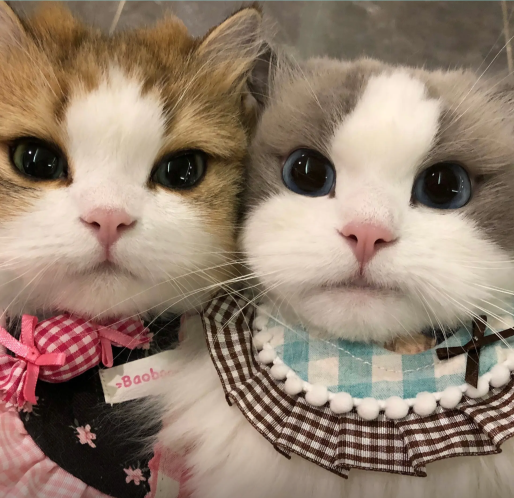
#> input picture hash/image1.png, 1028 x 995 px (shown at 1/2 size)
$ python phash_debug.py image1.png comparison_image3_vs_image4.png
#> lines starting #> are read from the running program, lines starting #| are printed output that depends on the picture
import argparse
import os
from dataclasses import dataclass
from typing import Optional, Tuple

import numpy as np
from PIL import Image, ImageOps, ImageFilter

# 优先使用 scipy 的 DCT；没有则退到 OpenCV；都没有则报错
_dct_backend = None
try:
    from scipy.fftpack import dct as _scipy_dct
    def dct2(a: np.ndarray) -> np.ndarray:
        return _scipy_dct(_scipy_dct(a, axis=0, norm="ortho"), axis=1, norm="ortho")
    _dct_backend = "scipy"
except Exception:
    try:
        import cv2  # type: ignore
        def dct2(a: np.ndarray) -> np.ndarray:
            return cv2.dct(a.astype(np.float32))
        _dct_backend = "opencv"
    except Exception:
        raise RuntimeError("需要 scipy 或 opencv 任一库来计算 DCT。请安装 scipy 或 opencv-python")

@dataclass
class PHashDebug:
    img_path: str
    backend: str
    img_size: int
    hash_size: int
    gray_32: np.ndarray             # (img_size, img_size)
    dct_full: np.ndarray            # (img_size, img_size)
    lowfreq: np.ndarray             # (hash_size, hash_size)
    median: float
    bits: np.ndarray                # (hash_size, hash_size) uint8
    hash_int: int
    hash_hex: str

def _center_crop_to_square(pil_img: Image.Image) -> Image.Image:
    w, h = pil_img.size
    if w == h:
        return pil_img
    side = min(w, h)
    left = (w - side) // 2
    top = (h - side) // 2
    return pil_img.crop((left, top, left + side, top + side))

def _pack_bits_row_major(bits: np.ndarray) -> int:
    h = 0
    for r in range(bits.shape[0]):
        row = bits[r]
        for c in range(bits.shape[1]):
            h = (h << 1) | int(row[c])
    return h

def phash_debug(image_path: str,
                img_size: int = 32,
                hash_size: int = 8,
                exclude_dc_for_threshold: bool = True,
                border_trim: float = 0.0,
                gaussian_blur: float = 0.0) -> PHashDebug:
    # 1) 读图 + EXIF 方向矫正 + 灰度 + 方形中心裁剪 + 缩放
    img = Image.open(image_path)
    img = ImageOps.exif_transpose(img).convert("L")
    img = _center_crop_to_square(img)

    # 可选：按比例裁边（各方向裁掉相同百分比），在缩放之前进行
    if border_trim and border_trim > 0.0:
        w, h = img.size
        trim = int(min(w, h) * float(border_trim))
        if trim > 0 and (w - 2 * trim) > 0 and (h - 2 * trim) > 0:
            img = img.crop((trim, trim, w - trim, h - trim))

    # 可选：轻度高斯模糊，减弱噪声/伪影
    if gaussian_blur and gaussian_blur > 0.0:
        img = img.filter(ImageFilter.GaussianBlur(radius=float(gaussian_blur)))

    img = img.resize((img_size, img_size), Image.BICUBIC)

    gray = np.asarray(img, dtype=np.float32)  # 0..255

    # 2) 2D DCT (正交)
    C = dct2(gray)

    # 3) 取左上角低频块 (hash_size x hash_size)
    low = C[:hash_size, :hash_size].copy()

    # 4) 计算中位数阈值（通常排除 DC）
    if exclude_dc_for_threshold and hash_size >= 2:
        mask = np.ones_like(low, dtype=bool)
        mask[0, 0] = False
        med = float(np.median(low[mask]))
    else:
        med = float(np.median(low))

    # 5) 二值化（严格 > 中位数 记 1）
    bits = (low > med).astype(np.uint8)

    # 6) 行优先打包为 64 位整数（或更长）
    h_int = _pack_bits_row_major(bits)
    width_bits = hash_size * hash_size
    h_hex = "0x{:0{}x}".format(h_int, (width_bits + 3) // 4)

    return PHashDebug(
        img_path=image_path,
        backend=_dct_backend,
        img_size=img_size,
        hash_size=hash_size,
        gray_32=gray,
        dct_full=C,
        lowfreq=low,
        median=med,
        bits=bits,
        hash_int=h_int,
        hash_hex=h_hex,
    )

def hamming_distance(a: int, b: int) -> int:
    x = a ^ b
    # 兼容老版本 Python（无 int.bit_count）
    try:
        return x.bit_count()  # type: ignore[attr-defined]
    except Exception:
        return bin(x).count("1")

def _print_debug(res: PHashDebug, stream, max_show: int = 8) -> None:
    print(f"图像: {res.img_path}", file=stream)
    print(f"DCT 后端: {res.backend}", file=stream)
    print(f"工作尺寸: {res.img_size}x{res.img_size}, 哈希低频块: {res.hash_size}x{res.hash_size}", file=stream)
    np.set_printoptions(precision=2, suppress=True, linewidth=140)

    print("\n[灰度矩阵（左上 8x8 展示）]", file=stream)
    print("说明: 单通道亮度值，范围约 0-255。", file=stream)
    print(res.gray_32[:max_show, :max_show], file=stream)

    print("\n[DCT 全系数（左上 8x8 展示）]", file=stream)
    print("说明: 将空间域转换到频率域，左上为低频（整体结构），右下为高频（细节/噪声）。", file=stream)
    print(res.dct_full[:max_show, :max_show], file=stream)

    print("\n[低频块（用于生成哈希）]", file=stream)
    print("说明: 仅取左上低频子块，pHash 利用其稳定性。", file=stream)
    print(res.lowfreq, file=stream)

    print(f"\n[中位数阈值（计算时排除 DC）]: {res.median:.6f}", file=stream)
    print("说明: 用中位数做阈值，较抗极端值和亮度偏置。", file=stream)

    print("\n[二值矩阵（系数 > 中位数 记 1，否则 0）]", file=stream)
    print(res.bits, file=stream)

    print(f"\n哈希（十六进制）: {res.hash_hex}", file=stream)
    print("-" * 60, file=stream)

def main():
    parser = argparse.ArgumentParser(description="pHash debug with step-by-step printing and comparison")
    parser.add_argument("image1", type=str, help="path to first image")
    parser.add_argument("image2", type=str, help="path to second image")
    parser.add_argument("--img-size", type=int, default=32, help="resize dimension (default 32)")
    parser.add_argument("--hash-size", type=int, default=8, help="low-frequency block size (default 8)")
    parser.add_argument("--include-dc-in-threshold", action="store_true",
                        help="include DC coefficient when computing median threshold (default: exclude)")
    parser.add_argument("--border-trim", type=float, default=0.0,
                        help="按比例裁掉四边（如 0.05 表示裁 5%），在缩放前进行")
    parser.add_argument("--gaussian-blur", type=float, default=0.0,
                        help="缩放前应用高斯模糊半径（如 0.8），0 表示不应用")
    parser.add_argument("--out", type=str, default=None,
                        help="输出文件路径（不指定则用 'phash_debug_<img1>_vs_<img2>.txt'）")
    args = parser.parse_args()

    res1 = phash_debug(
        args.image1,
        img_size=args.img_size,
        hash_size=args.hash_size,
        exclude_dc_for_threshold=not args.include_dc_in_threshold,
        border_trim=args.border_trim,
        gaussian_blur=args.gaussian_blur,
    )
#> in phash_debug, img is the input picture: PIL image 1028x995 RGB; mean R, G, B 147.4, 127.3, 110.7
#> in phash_debug, `img = ImageOps.exif_transpose(img).convert("L")`:
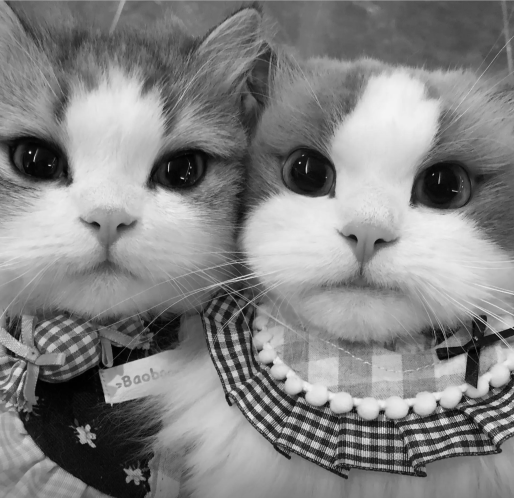
#> img: PIL image 1028x995 L (shown at 1/2 size); min 0, max 254, mean 131.4
#> in _center_crop_to_square, `return pil_img.crop((left, top, left + side, top + side))`:
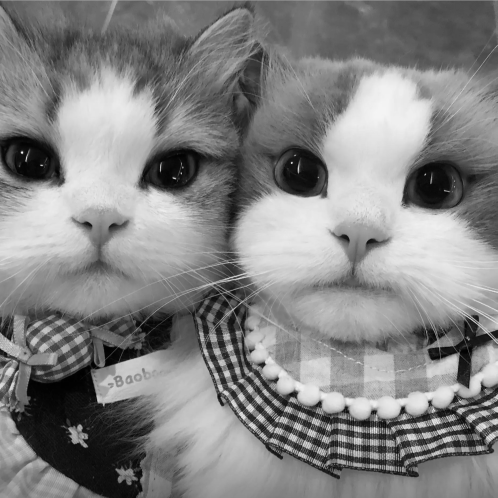
#> returned value: PIL image 995x995 L (shown at 1/2 size); min 0, max 254, mean 131.3
#> in dct2, `return _scipy_dct(_scipy_dct(a, axis=0, norm="ortho"), axis=1, norm="o..`:
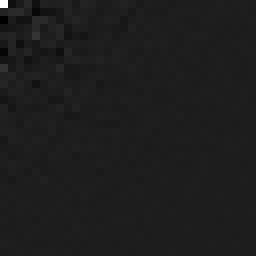
#> returned value: shape (32, 32) float32 (shown 8 times larger); min -551.4, max 4200.7, mean 3.3; drawn with min black and max white
#> in phash_debug, `med = float(np.median(low[mask]))`: med = -15.65
#> the loop in _pack_bits_row_major, `for r in range(bits.shape[0]):` made 8 passes
#> row on passes 1 to 8: [1, 0, 0, 1, 0, 1, 1, 1], [1, 1, 1, 1, 0, 0, 0, 0], [0, 1, 0, 0, 1, 1, 1, 0], [0, 0, 0, 1, 1, 0, 1, 1], [1, 1, 0, 1, 1, 1, 1, 1], [0, 1, 0, 0, 0, 1, 1, 0], [0, 1, 1, 1, 0, 0, 0, 0], [0, 0, 1, 0, 0, 1, 0, 0]
#> after the loop in _pack_bits_row_major, `for r in range(bits.shape[0]):`: h = 10948336575754694692
#> in phash_debug, `h_hex = "0x{:0{}x}".format(h_int, (width_bits + 3) // 4)`: h_hex = '0x97f04e1bdf467024'
    res2 = phash_debug(
        args.image2,
        img_size=args.img_size,
        hash_size=args.hash_size,
        exclude_dc_for_threshold=not args.include_dc_in_threshold,
        border_trim=args.border_trim,
        gaussian_blur=args.gaussian_blur,
    )
#> call 2 of phash_debug, with image_path = 'comparison_image3_vs_image4.png', img_size = 32, hash_size = 8, exclude_dc_for_threshold = True, border_trim = 0, gaussian_blur = 0
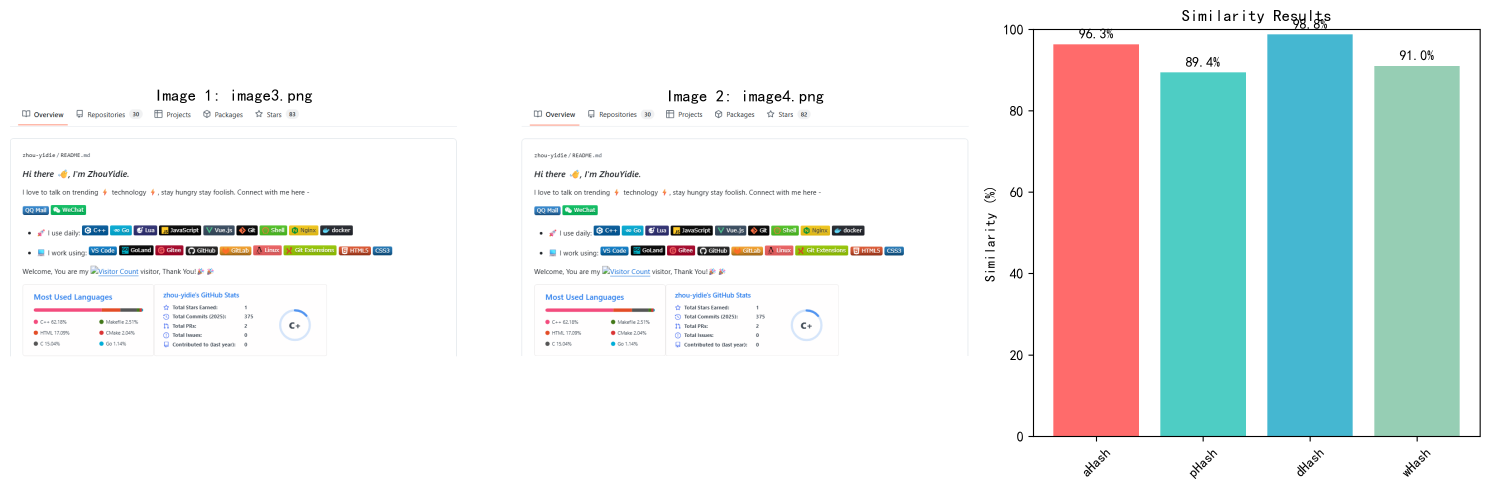
#> input picture hash/comparison_image3_vs_image4.png, 4470 x 1466 px (shown at 1/3 size)
#> in phash_debug, img is the input picture: PIL image 4470x1466 RGBA; mean R, G, B, A 228.8, 235.3, 234.8, 255
#> in phash_debug (call 2), `img = ImageOps.exif_transpose(img).convert("L")`:
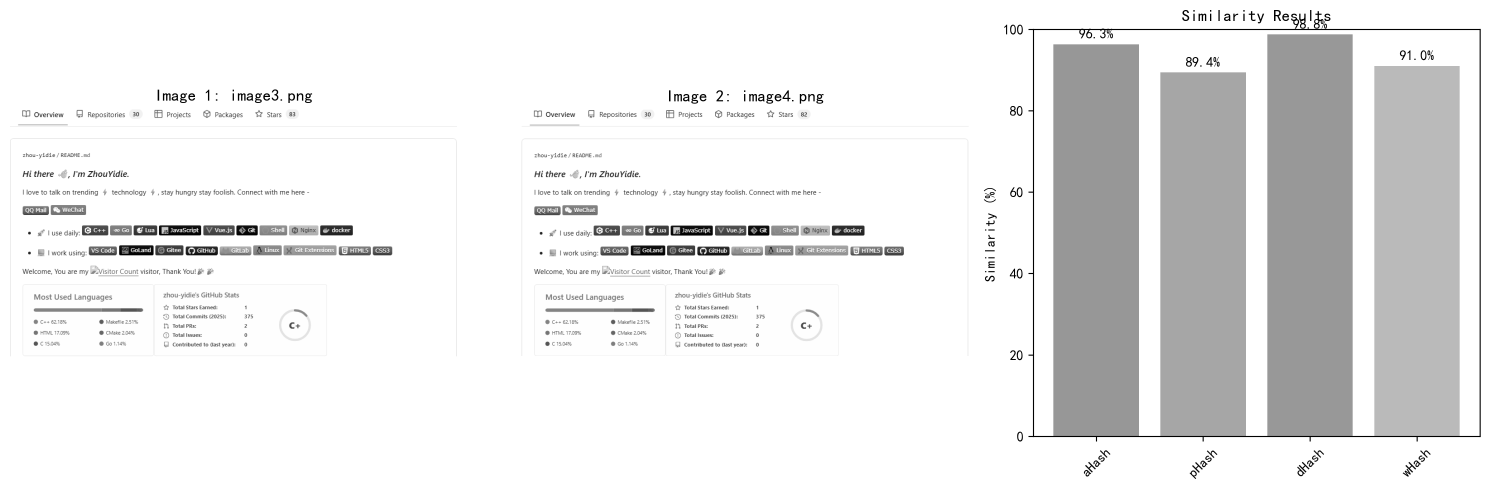
#> img: PIL image 4470x1466 L (shown at 1/3 size); min 0, max 255, mean 233.2
#> in _center_crop_to_square (call 2), `return pil_img.crop((left, top, left + side, top + side))`:
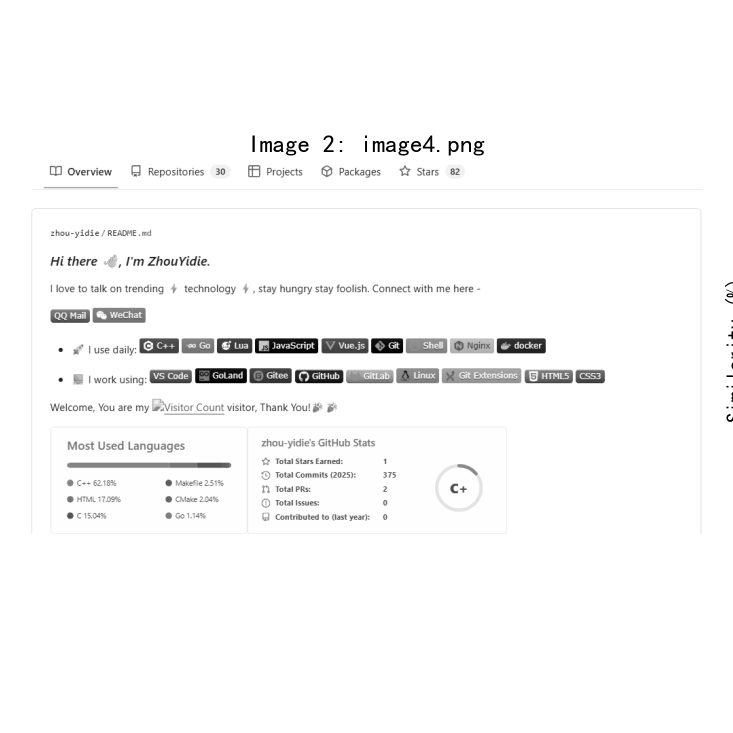
#> returned value: PIL image 1466x1466 L (shown at 1/2 size); min 0, max 255, mean 248.7
#> in dct2 (call 2), `return _scipy_dct(_scipy_dct(a, axis=0, norm="ortho"), axis=1, norm="o..`:
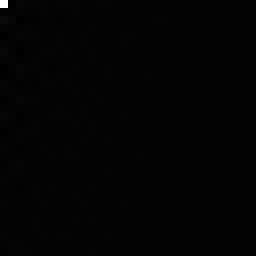
#> returned value: shape (32, 32) float32 (shown 8 times larger); min -118.6, max 7956.4, mean 7.9; drawn with min black and max white
#> in phash_debug (call 2), `med = float(np.median(low[mask]))`: med = 2.05
#> the loop in _pack_bits_row_major (call 2), `for r in range(bits.shape[0]):` made 8 passes
#> row on passes 1 to 8: [1, 0, 1, 1, 1, 1, 1, 1], [0, 0, 1, 0, 0, 1, 0, 0], [1, 1, 0, 0, 0, 0, 0, 0], [1, 0, 1, 1, 1, 0, 0, 0], [0, 0, 1, 1, 1, 0, 0, 1], [1, 0, 0, 0, 1, 1, 1, 1], [1, 0, 0, 0, 0, 1, 1, 1], [1, 1, 0, 1, 1, 0, 0, 0]
#> in phash_debug (call 2), `h_int = _pack_bits_row_major(bits)`: h_int = 13773345457878042584
#> in phash_debug (call 2), `h_hex = "0x{:0{}x}".format(h_int, (width_bits + 3) // 4)`: h_hex = '0xbf24c0b8398f87d8'

    # 输出文件路径
    if args.out is not None:
        out_path = args.out
    else:
        b1 = os.path.splitext(os.path.basename(args.image1))[0]
        b2 = os.path.splitext(os.path.basename(args.image2))[0]
        out_path = f"phash_debug_{b1}_vs_{b2}.txt"

    with open(out_path, "w", encoding="utf-8") as f:
        print("pHash 逐步计算与比较（含中文说明）", file=f)
        print("=" * 60, file=f)
        _print_debug(res1, stream=f)
        _print_debug(res2, stream=f)

        dist = hamming_distance(res1.hash_int, res2.hash_int)
#> dist = 36
        bits = args.hash_size * args.hash_size
        norm = dist / float(bits)
#> norm = 0.562
        # 按位数线性缩放 64 位经验阈值
        t1 = round(5 * bits / 64)
        t2 = round(10 * bits / 64)
        t3 = round(15 * bits / 64)
        print("\n[两图比较]", file=f)
        print(f"汉明距离: {dist} / {bits}（归一化 {norm:.4f}）", file=f)
        print(
            f"说明: 阈值随位数线性缩放，当前位数建议: ≤{t1} 极似, {t1+1}–{t2} 相似, {t2+1}–{t3} 边缘, >{t3} 不同。",
            file=f,
        )
        print("备注: 请基于你的数据集做 ROC/PR 标定更可靠。", file=f)

    print(f"已写入: {out_path}")

if __name__ == "__main__":
    main()
